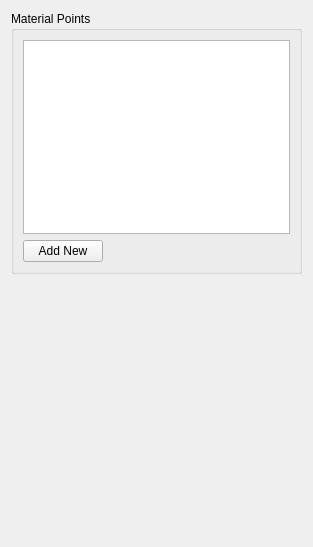
<?xml version="1.0" encoding="UTF-8"?>
<ui version="4.0">
 <class>MaterialPointWidget</class>
 <widget class="QWidget" name="MaterialPointWidget">
  <property name="geometry">
   <rect>
    <x>0</x>
    <y>0</y>
    <width>313</width>
    <height>547</height>
   </rect>
  </property>
  <property name="windowTitle">
   <string>Form</string>
  </property>
  <layout class="QGridLayout" name="gridLayout_2">
   <item row="0" column="0">
    <widget class="QGroupBox" name="groupBox_MaterialPoint">
     <property name="title">
      <string>Material Points</string>
     </property>
     <layout class="QGridLayout" name="gridLayout">
      <item row="0" column="0" colspan="2">
       <widget class="QTableWidget" name="tableWidget"/>
      </item>
      <item row="1" column="0">
       <widget class="QPushButton" name="pushButton_Add">
        <property name="text">
         <string>Add New</string>
        </property>
       </widget>
      </item>
      <item row="1" column="1">
       <spacer name="horizontalSpacer">
        <property name="orientation">
         <enum>Qt::Horizontal</enum>
        </property>
        <property name="sizeHint" stdset="0">
         <size>
          <width>191</width>
          <height>20</height>
         </size>
        </property>
       </spacer>
      </item>
     </layout>
    </widget>
   </item>
   <item row="1" column="0">
    <spacer name="verticalSpacer">
     <property name="orientation">
      <enum>Qt::Vertical</enum>
     </property>
     <property name="sizeHint" stdset="0">
      <size>
       <width>20</width>
       <height>258</height>
      </size>
     </property>
    </spacer>
   </item>
  </layout>
 </widget>
 <resources/>
 <connections/>
</ui>
